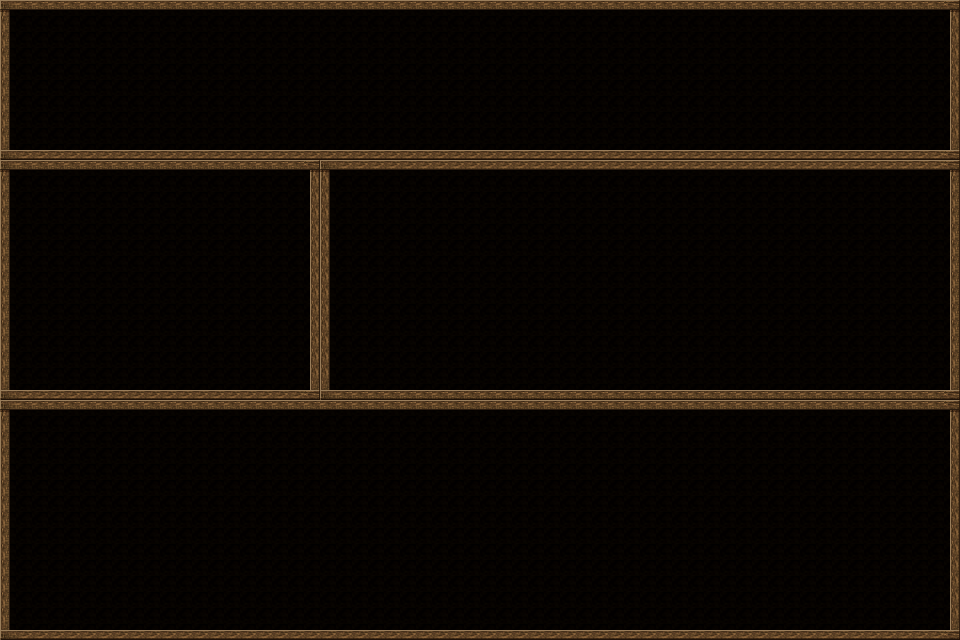

The image is a tile-based game level rendered from a .tmx file. Its description and source (layers, tilesets, objects; grid data summarised) follow:
An orthogonal 60x40 tile map with 16x16 px tiles, 2 tile layers (behind, bront).

<map version="1.0" orientation="orthogonal" width="60" height="40" tilewidth="16" tileheight="16">
 <tileset firstgid="1" name="Window_c_00" tilewidth="16" tileheight="16">
  <image source="Window_c_00.png" width="128" height="128" />
 </tileset>
 <layer name="behind" width="60" height="40">
  <data>[2400 cells, 2400 non-empty, 1 distinct tile ids]</data>
 </layer>
 <layer name="bront" width="60" height="40">
  <data>[2400 cells, 454 non-empty, 12 distinct tile ids]</data>
 </layer>
</map>
